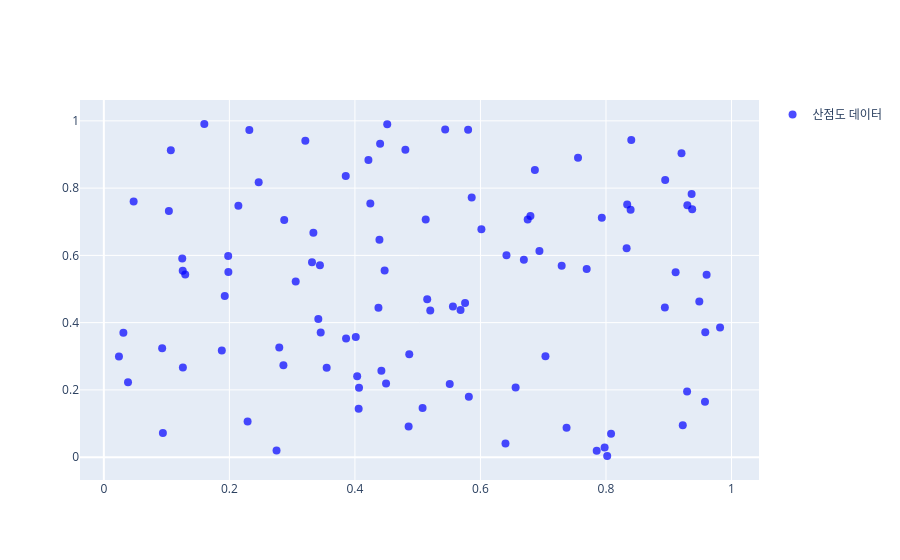

Notebook source saved alongside this figure:
### Code cell
# numpy => 파이썬에서 수치계산 및 배열연산을 보다 효율적으로 하고자 할 때 사용가능한 라이브러리
# 객체지향 프로그래밍 언어 => [] : 배열 || [] : 리스트
# 1) 파이썬 내 자료구조 중 하나인 리스트보다 훨씬 빠르고, 메모리 관리 효과적인 연산 처리
# 2) 수학함수 제공 : 선형대수, 난수생성 등의 수학적 기능을 가져다가 사용할 때 넘파이 내부에 내장된 함수
# 3) 현재 파이썬에서 사용가능한 머신러닝 기초 모델들을 수학적으로 표현할 때, 넘파이
# 4) 시뮬레이션, 통계분석 : 넘파이 내부에 있는 함수들을 많이 사용

import plotly.graph_objects as go
import numpy as np

x_data = np.random.rand(100)
y_data = np.random.rand(100)

fig = go.Figure()

fig.add_trace(
    go.Scatter(
        x=x_data,
        y=y_data,
        mode="markers",
        # 딕셔너리 리터럴 방식
        # marker={
        #     "size": 8,
        #     "color": "#00F",
        #     "opacity": 0.7
        # },
        # dict() 수동 형변환 함수를 활용한 방식
        marker = dict(
            size = 8,
            color = "#00F",
            opacity = 0.7
        ),
        name="산점도 데이터",
        showlegend=True
    )
)

fig.update_layout(
    title="산점도 그래프 예제",
    x=
)

fig.show()
# x_list = [1, 2, 3]
# print(x_data)
# print(type(x_data))
# print(type(x_list))
